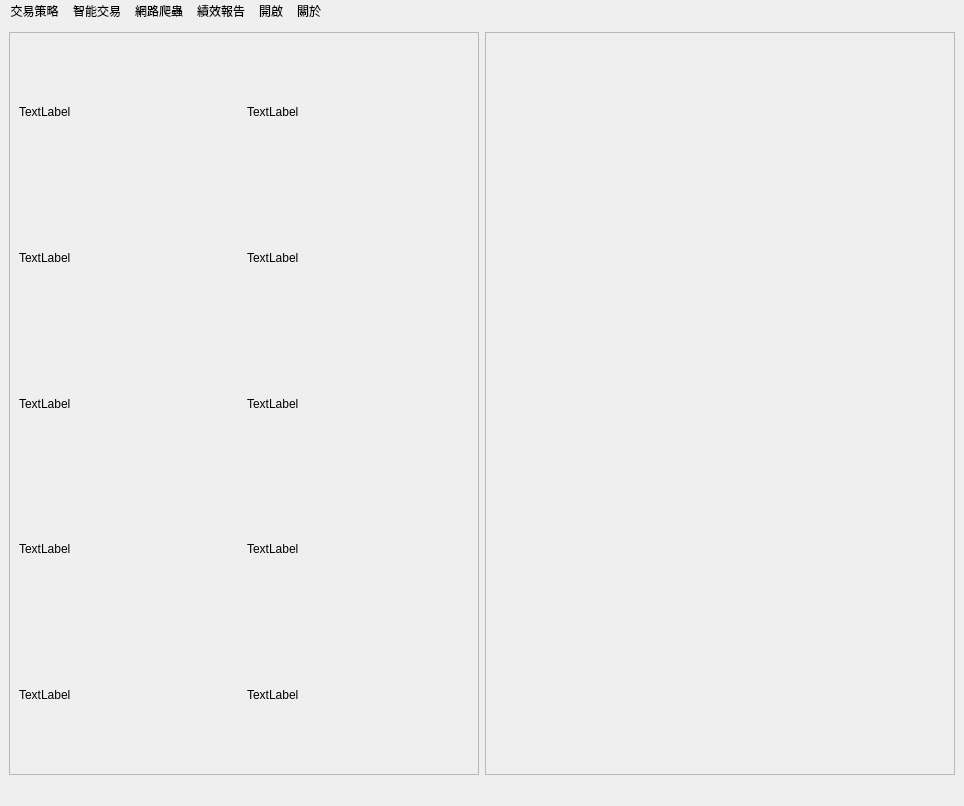
<?xml version="1.0" encoding="UTF-8"?>
<ui version="4.0">
 <class>MainWindow</class>
 <widget class="QMainWindow" name="MainWindow">
  <property name="geometry">
   <rect>
    <x>0</x>
    <y>0</y>
    <width>964</width>
    <height>806</height>
   </rect>
  </property>
  <property name="windowTitle">
   <string>MainWindow</string>
  </property>
  <property name="styleSheet">
   <string notr="true">border-color: rgb(242, 242, 242);</string>
  </property>
  <widget class="QWidget" name="centralwidget">
   <layout class="QGridLayout" name="gridLayout_4">
    <item row="0" column="0">
     <layout class="QGridLayout" name="gridLayout_3">
      <item row="0" column="0">
       <widget class="QScrollArea" name="scrollArea">
        <property name="sizePolicy">
         <sizepolicy hsizetype="Preferred" vsizetype="Preferred">
          <horstretch>0</horstretch>
          <verstretch>0</verstretch>
         </sizepolicy>
        </property>
        <property name="widgetResizable">
         <bool>true</bool>
        </property>
        <widget class="QWidget" name="scrollAreaWidgetContents">
         <property name="geometry">
          <rect>
           <x>0</x>
           <y>0</y>
           <width>462</width>
           <height>733</height>
          </rect>
         </property>
         <layout class="QGridLayout" name="gridLayout_2">
          <item row="0" column="0">
           <widget class="QLabel" name="title1">
            <property name="text">
             <string>TextLabel</string>
            </property>
           </widget>
          </item>
          <item row="0" column="1">
           <widget class="QLabel" name="link1">
            <property name="text">
             <string>TextLabel</string>
            </property>
           </widget>
          </item>
          <item row="1" column="0">
           <widget class="QLabel" name="title2">
            <property name="text">
             <string>TextLabel</string>
            </property>
           </widget>
          </item>
          <item row="1" column="1">
           <widget class="QLabel" name="link2">
            <property name="text">
             <string>TextLabel</string>
            </property>
           </widget>
          </item>
          <item row="2" column="0">
           <widget class="QLabel" name="title3">
            <property name="text">
             <string>TextLabel</string>
            </property>
           </widget>
          </item>
          <item row="2" column="1">
           <widget class="QLabel" name="link3">
            <property name="text">
             <string>TextLabel</string>
            </property>
           </widget>
          </item>
          <item row="3" column="0">
           <widget class="QLabel" name="title4">
            <property name="text">
             <string>TextLabel</string>
            </property>
           </widget>
          </item>
          <item row="3" column="1">
           <widget class="QLabel" name="link4">
            <property name="text">
             <string>TextLabel</string>
            </property>
           </widget>
          </item>
          <item row="4" column="0">
           <widget class="QLabel" name="title5">
            <property name="text">
             <string>TextLabel</string>
            </property>
           </widget>
          </item>
          <item row="4" column="1">
           <widget class="QLabel" name="link5">
            <property name="text">
             <string>TextLabel</string>
            </property>
           </widget>
          </item>
         </layout>
        </widget>
       </widget>
      </item>
      <item row="0" column="1">
       <widget class="QFrame" name="frame">
        <property name="sizePolicy">
         <sizepolicy hsizetype="Preferred" vsizetype="Preferred">
          <horstretch>0</horstretch>
          <verstretch>0</verstretch>
         </sizepolicy>
        </property>
        <property name="frameShape">
         <enum>QFrame::StyledPanel</enum>
        </property>
        <property name="frameShadow">
         <enum>QFrame::Sunken</enum>
        </property>
        <layout class="QGridLayout" name="gridLayout"/>
       </widget>
      </item>
     </layout>
    </item>
   </layout>
  </widget>
  <widget class="QMenuBar" name="menubar">
   <property name="geometry">
    <rect>
     <x>0</x>
     <y>0</y>
     <width>964</width>
     <height>24</height>
    </rect>
   </property>
   <property name="defaultUp">
    <bool>true</bool>
   </property>
   <property name="nativeMenuBar">
    <bool>false</bool>
   </property>
   <widget class="QMenu" name="menu_Strategy">
    <property name="sizeIncrement">
     <size>
      <width>0</width>
      <height>0</height>
     </size>
    </property>
    <property name="title">
     <string>交易策略</string>
    </property>
    <widget class="QMenu" name="menuTurtle">
     <property name="title">
      <string>海龜</string>
     </property>
     <widget class="QMenu" name="menuTurtle_30k">
      <property name="title">
       <string>海龜30k</string>
      </property>
      <addaction name="actionTurtle_Original"/>
      <addaction name="actionTurtle_FixedRatio"/>
      <addaction name="actionTurtle_Kelly"/>
      <addaction name="actionTurtle_OptimalF"/>
      <addaction name="actionTurtle_LarryWilliam"/>
      <addaction name="actionTurtle_AntiMartingale"/>
     </widget>
     <widget class="QMenu" name="menuTurtle_60k">
      <property name="title">
       <string>海龜60k</string>
      </property>
      <addaction name="actionTurtle_Original_2"/>
      <addaction name="actionTurtle_FixedRatio_2"/>
      <addaction name="actionTurtle_Kelly_2"/>
      <addaction name="actionTurtle_OptimalF_2"/>
      <addaction name="actionTurtle_LarryWilliam_2"/>
      <addaction name="actionTurtle_AntiMartingale_2"/>
     </widget>
     <addaction name="menuTurtle_30k"/>
     <addaction name="separator"/>
     <addaction name="menuTurtle_60k"/>
    </widget>
    <widget class="QMenu" name="menuMoveAverage">
     <property name="title">
      <string>移動均線</string>
     </property>
     <addaction name="actionMA_Original"/>
     <addaction name="actionMA_Kelly"/>
     <addaction name="actionMA_FixedRatio"/>
     <addaction name="actionMA_OptimalF"/>
     <addaction name="actionMA_LarryWilliam"/>
     <addaction name="actionMA_AntiMartingale"/>
    </widget>
    <addaction name="menuTurtle"/>
    <addaction name="menuMoveAverage"/>
    <addaction name="actionRangeBreak_2"/>
   </widget>
   <widget class="QMenu" name="menu_AI">
    <property name="sizeIncrement">
     <size>
      <width>0</width>
      <height>0</height>
     </size>
    </property>
    <property name="title">
     <string>智能交易</string>
    </property>
    <widget class="QMenu" name="menuMachineTranning">
     <property name="title">
      <string>機器訓練</string>
     </property>
     <addaction name="actionGetData"/>
     <addaction name="actionTranningMachine"/>
    </widget>
    <widget class="QMenu" name="menuDT">
     <property name="title">
      <string>決策樹(DT)</string>
     </property>
     <addaction name="actionDT_Original"/>
     <addaction name="actionDT_Kelly"/>
     <addaction name="actionDT_FixedRatio"/>
     <addaction name="actionDT_OptimalF"/>
     <addaction name="actionDT_LarryWilliam"/>
     <addaction name="actionDT_AntiMartingale"/>
    </widget>
    <widget class="QMenu" name="menuRF">
     <property name="title">
      <string>隨機森林(RF)</string>
     </property>
     <addaction name="actionRF_Original"/>
     <addaction name="actionRF_Kelly"/>
     <addaction name="actionRF_FixedRatio"/>
     <addaction name="actionRF_OptimalF"/>
     <addaction name="actionRF_LarryWilliam"/>
     <addaction name="actionRF_AntiMartingale"/>
    </widget>
    <widget class="QMenu" name="menuLSTM">
     <property name="title">
      <string>長短期記憶(LSTM)</string>
     </property>
     <addaction name="actionLSTM_Original"/>
     <addaction name="actionLSTM_Kelly"/>
     <addaction name="actionLSTM_FixedRatio"/>
     <addaction name="actionLSTM_OptimalF"/>
     <addaction name="actionLSTM_LarryWilliam"/>
     <addaction name="actionLSTM_AntiMartingale"/>
    </widget>
    <widget class="QMenu" name="menuMLP">
     <property name="title">
      <string>多層感知器(MLP)</string>
     </property>
     <addaction name="actionMLP_Original"/>
     <addaction name="actionMLP_Kelly"/>
     <addaction name="actionMLP_FixedRatio"/>
     <addaction name="actionMLP_OptimalF"/>
     <addaction name="actionMLP_LarryWilliam"/>
     <addaction name="actionMLP_AntiMartingale"/>
    </widget>
    <widget class="QMenu" name="menuAdaboost">
     <property name="title">
      <string>自適應增強(Adaboost)</string>
     </property>
     <addaction name="actionAdaboost_Original"/>
     <addaction name="actionAdaboost_Kelly"/>
     <addaction name="actionAdaboost_FixedRatio"/>
     <addaction name="actionAdaboost_OptimalF"/>
     <addaction name="actionAdaboost_LarryWilliam"/>
     <addaction name="actionAdaboost_AntiMartingale"/>
    </widget>
    <addaction name="menuMachineTranning"/>
    <addaction name="menuDT"/>
    <addaction name="menuRF"/>
    <addaction name="menuLSTM"/>
    <addaction name="menuMLP"/>
    <addaction name="menuAdaboost"/>
   </widget>
   <widget class="QMenu" name="menu_Open">
    <property name="title">
     <string>開啟</string>
    </property>
    <addaction name="actionMulticharts"/>
   </widget>
   <widget class="QMenu" name="menu_About">
    <property name="title">
     <string>關於</string>
    </property>
    <addaction name="actionAbout"/>
    <addaction name="actionAboutMC"/>
   </widget>
   <widget class="QMenu" name="menu_Webcrawler">
    <property name="title">
     <string>網路爬蟲</string>
    </property>
    <widget class="QMenu" name="menuinformation">
     <property name="title">
      <string>查看資訊</string>
     </property>
     <addaction name="actionrecentInfo"/>
    </widget>
    <addaction name="menuinformation"/>
   </widget>
   <widget class="QMenu" name="menu_Reports">
    <property name="title">
     <string>績效報告</string>
    </property>
   </widget>
   <addaction name="menu_Strategy"/>
   <addaction name="menu_AI"/>
   <addaction name="menu_Webcrawler"/>
   <addaction name="menu_Reports"/>
   <addaction name="menu_Open"/>
   <addaction name="menu_About"/>
  </widget>
  <widget class="QStatusBar" name="statusbar"/>
  <action name="actionRangeBreak_2">
   <property name="text">
    <string>區間突破</string>
   </property>
  </action>
  <action name="actionTurtle">
   <property name="text">
    <string>Turtle</string>
   </property>
  </action>
  <action name="actionRangeBreak">
   <property name="text">
    <string>RangeBreak</string>
   </property>
  </action>
  <action name="actionAverage">
   <property name="text">
    <string>MoveAverage</string>
   </property>
  </action>
  <action name="actionMulticharts">
   <property name="text">
    <string>Multicharts</string>
   </property>
  </action>
  <action name="actionAbout">
   <property name="text">
    <string>關於我們</string>
   </property>
  </action>
  <action name="actionAboutMC">
   <property name="text">
    <string>關於Multicharts</string>
   </property>
  </action>
  <action name="actionrecentInfo">
   <property name="text">
    <string>近期期貨新聞</string>
   </property>
  </action>
  <action name="actionTurtle_Original">
   <property name="text">
    <string>原始海龜30k</string>
   </property>
  </action>
  <action name="actionTurtle_Kelly">
   <property name="text">
    <string>海龜30k+凱利公式</string>
   </property>
  </action>
  <action name="actionTurtle_FixedRatio">
   <property name="text">
    <string>海龜30k+固定比率</string>
   </property>
  </action>
  <action name="actionTurtle_OptimalF">
   <property name="text">
    <string>海龜30k+最佳F值</string>
   </property>
  </action>
  <action name="actionTurtle_LarryWilliam">
   <property name="text">
    <string>海龜30k+LarryWilliam</string>
   </property>
  </action>
  <action name="actionTurtle_AntiMartingale">
   <property name="text">
    <string>海龜30k+反馬丁格</string>
   </property>
  </action>
  <action name="actionTurtle_Original_2">
   <property name="text">
    <string>原始海龜60k</string>
   </property>
  </action>
  <action name="actionTurtle_Kelly_2">
   <property name="text">
    <string>海龜60k+凱利公式</string>
   </property>
  </action>
  <action name="actionTurtle_FixedRatio_2">
   <property name="text">
    <string>海龜60k+固定比率</string>
   </property>
  </action>
  <action name="actionTurtle_OptimalF_2">
   <property name="text">
    <string>海龜60k+最佳F值</string>
   </property>
  </action>
  <action name="actionTurtle_LarryWilliam_2">
   <property name="text">
    <string>海龜60k+LarryWilliam</string>
   </property>
  </action>
  <action name="actionTurtle_AntiMartingale_2">
   <property name="text">
    <string>海龜60k+反馬丁格</string>
   </property>
  </action>
  <action name="actionMA_Original">
   <property name="text">
    <string>原始移動均線</string>
   </property>
  </action>
  <action name="actionMA_Kelly">
   <property name="text">
    <string>移動均線＋凱利</string>
   </property>
  </action>
  <action name="actionMA_FixedRatio">
   <property name="text">
    <string>移動均線＋固定比率</string>
   </property>
  </action>
  <action name="actionMA_OptimalF">
   <property name="text">
    <string>移動均線＋最佳F值</string>
   </property>
  </action>
  <action name="actionMA_LarryWilliam">
   <property name="text">
    <string>移動均線＋LarryWilliam</string>
   </property>
  </action>
  <action name="actionMA_AntiMartingale">
   <property name="text">
    <string>移動均線＋反馬丁格</string>
   </property>
  </action>
  <action name="actionGetData">
   <property name="text">
    <string>抓取資料</string>
   </property>
  </action>
  <action name="actionTranningMachine">
   <property name="text">
    <string>訓練機器</string>
   </property>
  </action>
  <action name="actionDT_Original">
   <property name="text">
    <string>原始DT</string>
   </property>
  </action>
  <action name="actionDT_Kelly">
   <property name="text">
    <string>DT＋凱利</string>
   </property>
  </action>
  <action name="actionDT_FixedRatio">
   <property name="text">
    <string>DT＋固定比例</string>
   </property>
  </action>
  <action name="actionDT_OptimalF">
   <property name="text">
    <string>DT＋最佳F值</string>
   </property>
  </action>
  <action name="actionDT_LarryWilliam">
   <property name="text">
    <string>DT＋LarryWilliam</string>
   </property>
  </action>
  <action name="actionDT_AntiMartingale">
   <property name="text">
    <string>DT＋反馬丁格</string>
   </property>
  </action>
  <action name="actionLSTM_Original">
   <property name="text">
    <string>原始LSTM</string>
   </property>
  </action>
  <action name="actionLSTM_Kelly">
   <property name="text">
    <string>LSTM＋凱利</string>
   </property>
  </action>
  <action name="actionLSTM_FixedRatio">
   <property name="text">
    <string>LSTM＋固定比率</string>
   </property>
  </action>
  <action name="actionLSTM_OptimalF">
   <property name="text">
    <string>LSTM＋最佳F值</string>
   </property>
  </action>
  <action name="actionLSTM_LarryWilliam">
   <property name="text">
    <string>LSTM＋LarryWilliam</string>
   </property>
  </action>
  <action name="actionLSTM_AntiMartingale">
   <property name="text">
    <string>LSTM＋反馬丁格</string>
   </property>
  </action>
  <action name="actionRF_Original">
   <property name="text">
    <string>原始RF</string>
   </property>
  </action>
  <action name="actionRF_Kelly">
   <property name="text">
    <string>RF＋凱利</string>
   </property>
  </action>
  <action name="actionRF_FixedRatio">
   <property name="text">
    <string>RF＋固定比率</string>
   </property>
  </action>
  <action name="actionRF_OptimalF">
   <property name="text">
    <string>RF＋最佳F值</string>
   </property>
  </action>
  <action name="actionRF_LarryWilliam">
   <property name="text">
    <string>RF＋LarryWilliam</string>
   </property>
  </action>
  <action name="actionRF_AntiMartingale">
   <property name="text">
    <string>RF＋反馬丁格</string>
   </property>
  </action>
  <action name="actionMLP_Original">
   <property name="text">
    <string>原始MLP</string>
   </property>
  </action>
  <action name="actionMLP_Kelly">
   <property name="text">
    <string>MLP＋凱利</string>
   </property>
  </action>
  <action name="actionMLP_FixedRatio">
   <property name="text">
    <string>MLP＋固定比率</string>
   </property>
  </action>
  <action name="actionMLP_OptimalF">
   <property name="text">
    <string>MLP＋最佳F值</string>
   </property>
  </action>
  <action name="actionMLP_LarryWilliam">
   <property name="text">
    <string>MLP＋LarryWilliam</string>
   </property>
  </action>
  <action name="actionMLP_AntiMartingale">
   <property name="text">
    <string>MLP＋反馬丁格</string>
   </property>
  </action>
  <action name="actionAdaboost_Original">
   <property name="text">
    <string>原始Adaboost</string>
   </property>
  </action>
  <action name="actionAdaboost_Kelly">
   <property name="text">
    <string>Adaboost+凱利</string>
   </property>
  </action>
  <action name="actionAdaboost_FixedRatio">
   <property name="text">
    <string>Adaboost＋固定比率</string>
   </property>
  </action>
  <action name="actionAdaboost_OptimalF">
   <property name="text">
    <string>Adaboost＋最佳F值</string>
   </property>
  </action>
  <action name="actionAdaboost_LarryWilliam">
   <property name="text">
    <string>Adaboost＋LarryWilliam</string>
   </property>
  </action>
  <action name="actionAdaboost_AntiMartingale">
   <property name="text">
    <string>Adaboost＋反馬丁格</string>
   </property>
  </action>
 </widget>
 <resources/>
 <connections/>
</ui>
